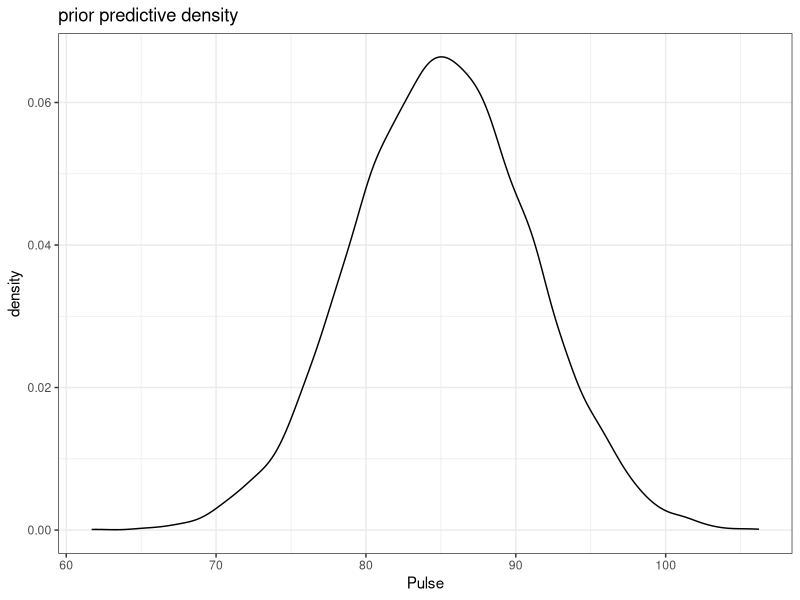
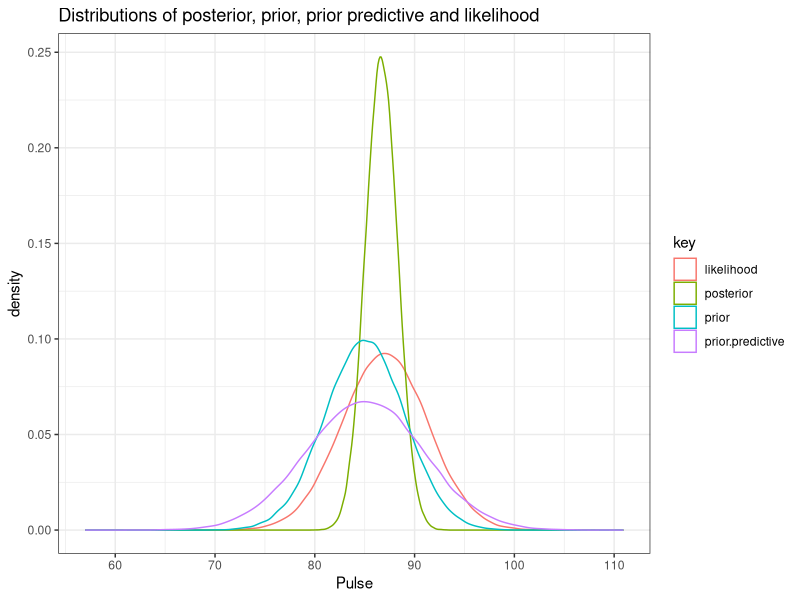
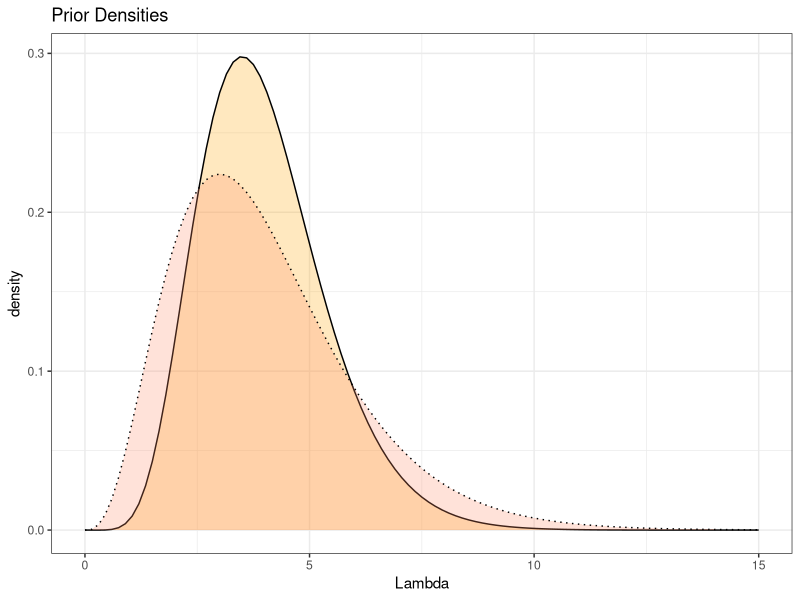
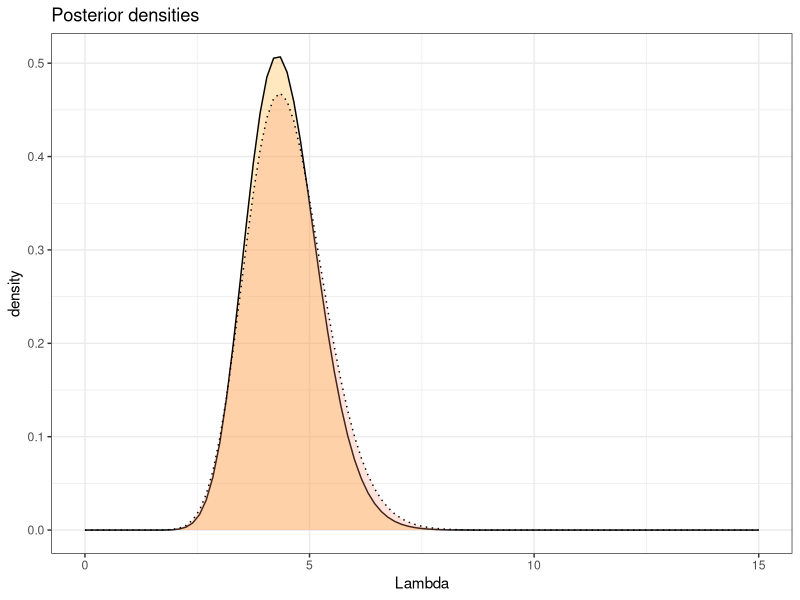
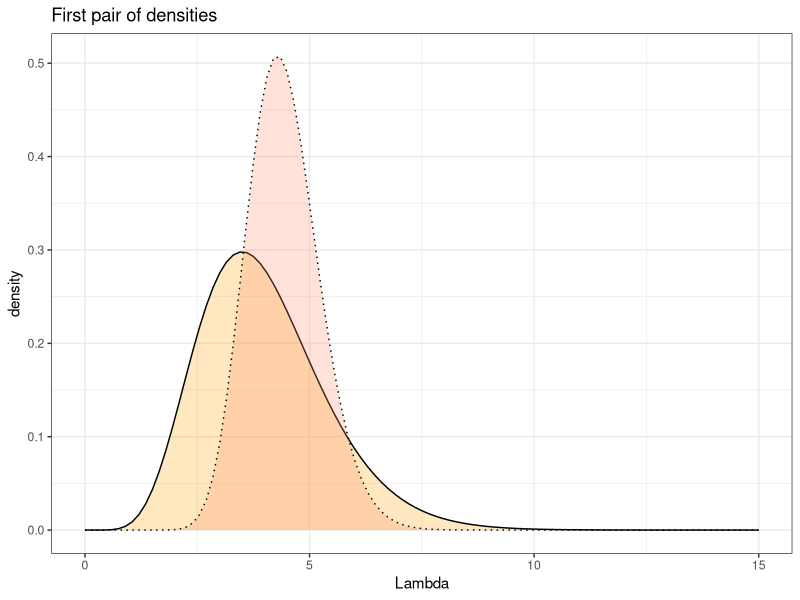
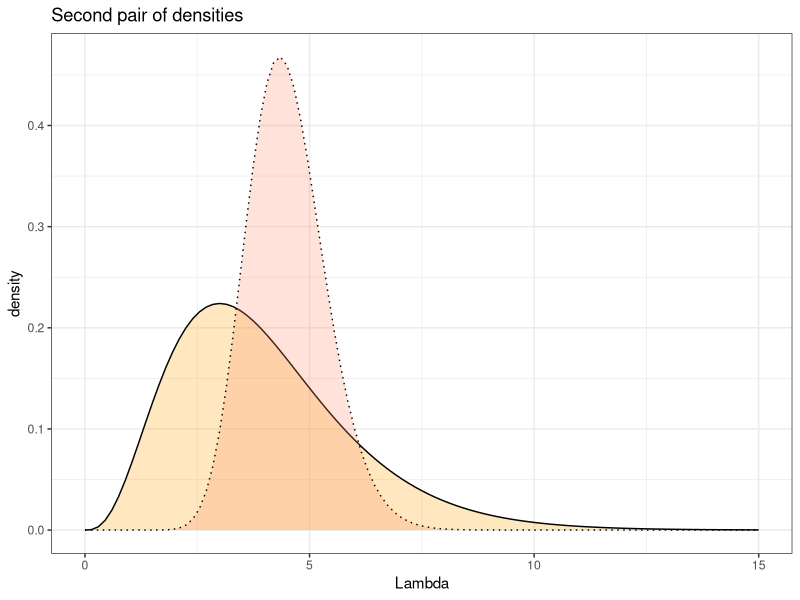

Write the R code that produced these figures, in order.
## ---- chunk 1
knitr::opts_chunk$set(echo = TRUE)
## ---- chunk 2
# Set working directory
setwd("/Users/bruce/Documents/23winter/M234/234HW/HW1")
getwd()
## ---- chunk 3
library(ggplot2)
library(dplyr)
library(tidyr)
## ---- chunk 4
df <- data.frame(
  id = c(1,2,3,4,5,6),
  pulse = c(95,86,88,83,84,86)
  )
df
pulse_mean <- mean(df$pulse)
pulse_var <- var(df$pulse)
print(c(pulse_mean,pulse_var))
## ---- chunk 5
pluse_sd <- sqrt(pulse_var)
n <- nrow(df)
mu_0 <- 85 
tau <- 4
mu_bar <- (n / pulse_var) / ( n / pulse_var + 1 / (tau**2) ) * pulse_mean + (1 / (tau**2) ) / ( n / pulse_var + 1 / (tau**2) ) * mu_0
V <- (((tau**2) * pulse_var) / n)/ ((tau**2)+(pulse_var/n))
posterior_sd <- sqrt(V)
list_post <- c(mu_bar,V,posterior_sd)
lapply(list_post,round,3) 
## ---- chunk 6
set.seed(1997)
prior_dist <- data.frame(Pulse =rnorm(10000, mean = mu_0, sd = sqrt(pulse_var+tau**2)))
head(prior_dist)
ggplot(prior_dist, aes(x=Pulse)) + 
  geom_density(alpha = 0.4) + labs(title="prior predictive density") +theme_bw()
## ---- chunk 7
df_posterior <- data.frame(posterior = c(mu_bar,V,posterior_sd))
df_prior <- data.frame(prior = c(mu_0,tau**2,tau))
df_priorpred <- data.frame(priorpredictive = c(mu_0,pulse_var+tau**2,sqrt(pulse_var+tau**2)))
df_likelihood <- data.frame(likelihood = c(pulse_mean,pulse_var,sqrt(pulse_var)))
df_table = cbind(df_posterior,df_prior,df_priorpred,df_likelihood)
rownames(df_table) <- c("Mean","Variance","Std. Deviation")
knitr::kable(df_table, 
             caption = "Table of means, sds and vars for posterior, prior, prior predictive and likelihood", 
             digits = 3,
             align = "cccc",
             col.names = c("posterior","prior","prior predictive", "likelihood"))
## ---- chunk 8
set.seed(1997)
posterior_dist <- data.frame(posterior = rnorm(100000, mu_bar, posterior_sd))
prior_dist <- data.frame(prior = rnorm(100000, mu_0, tau))
predictive_dist <- data.frame(prior.predictive = rnorm(100000, mu_0, sqrt(pulse_var+tau**2)))
likelihood_dist <- data.frame(likelihood = rnorm(100000, pulse_mean, sqrt(pulse_var)))
combine_dist <- cbind(posterior_dist, prior_dist, predictive_dist, likelihood_dist)
plot_dist <- gather(combine_dist)
head(plot_dist)
ggplot(plot_dist, aes(x = value,col = key)) +
  geom_density(alpha = 0.4) +
  labs(title = "Distributions of posterior, prior, prior predictive and likelihood",
       x = "Pulse")  + theme_bw()
## ---- chunk 9
q2data <- data.frame(
  minute = c(1,2,3,4,5),
  customer = c(3,5,6,2,7)
  )
knitr::kable(q2data,
             caption = "number of customers entering Shake Shack in a 5 minute period",
             col.names = c("Minute","Number of customers"),
             align = "cc")
## ---- chunk 10
a1 = 8
b1 = 2
a_post1 = a1 + sum(q2data$customer) 
b_post1 = b1 + length(q2data$customer)
c(a_post1,b_post1)
## ---- chunk 11
a2 = 4
b2 = 1
a_post2 = a2 + sum(q2data$customer) 
b_post2 = b2 + length(q2data$customer)
c(a_post2,b_post2)
## ---- chunk 12
mean_post1 = a_post1 / b_post1
sd_post1 = sqrt(a_post1 / (b_post1)^2)
mean_post2 = a_post2 / b_post2
sd_post2 = sqrt(a_post2 / (b_post2)^2)
sum_post = data.frame(Mean = c(mean_post1,mean_post2),
                      sd = c(sd_post1,sd_post2),
                      row.names = c("posterior1","posterior2"))
knitr::kable(sum_post,
             caption = " posterior mean and sd for the two posteriors",
             align = "cc",
             col.names = c("Mean","Std. Deviation"),
             digits = 3)
## ---- chunk 13
x_lower_g <- 0
x_upper_g <- 15
#Plot prior
ggplot(data.frame(x = c(x_lower_g , x_upper_g)), aes(x = x)) +
  xlim(c(x_lower_g , x_upper_g)) +
  stat_function(
    fun = dgamma,
    args = list(shape = a1, rate = b1),
    geom = "area",
    fill = "orange",
    alpha = 0.25
  ) +
  stat_function(fun = dgamma, args = list (shape = a1, rate = b1))  +
  stat_function(
    fun = dgamma,
    args = list(shape = a2, rate = b2),
    geom = "area",
    fill = "salmon1",
    alpha = 0.25
  ) +
  stat_function(fun = dgamma, args = list (shape = a2, rate = b2),linetype = 3) +
  labs(title = "Prior Densities", x = "Lambda", y = "density") + theme_bw()


# Plot posterior
ggplot(data.frame(x = c(x_lower_g , x_upper_g)), aes(x = x)) +
  xlim(c(x_lower_g , x_upper_g)) +
  stat_function(
    fun = dgamma,
    args = list(shape = a_post1, rate = b_post1),
    geom = "area",
    fill = "orange",
    alpha = 0.25
  ) +
  stat_function(fun = dgamma, args = list (shape = a_post1, rate = b_post1))  +
  stat_function(
    fun = dgamma,
    args = list(shape = a_post2, rate = b_post2),
    geom = "area",
    fill = "salmon1",
    alpha = 0.25
  ) +
  stat_function(fun = dgamma, args = list(shape = a_post2, rate = b_post2), linetype = 3) +
  labs(title = "Posterior densities", x = "Lambda", y = "density") + theme_bw()
## ---- chunk 14
x_lower_g <- 0
x_upper_g <- 15

ggplot(data.frame(x = c(x_lower_g , x_upper_g)), aes(x = x)) +
  xlim(c(x_lower_g , x_upper_g)) +
  stat_function(
    fun = dgamma,
    args = list(shape = a1, rate = b1),
    geom = "area",
    fill = "orange",
    alpha = 0.25
  ) +
  stat_function(fun = dgamma, args = list (shape = a1, rate = b1))  +
  stat_function(
    fun = dgamma,
    args = list(shape = a_post1, rate = b_post1),
    geom = "area",
    fill = "salmon1",
    alpha = 0.25
  ) +
  stat_function(fun = dgamma, args = list (shape = a_post1, rate = b_post1),linetype = 3) +
  labs(title = "First pair of densities", x = "Lambda", y = "density") + theme_bw()

ggplot(data.frame(x = c(x_lower_g , x_upper_g)), aes(x = x)) +
  xlim(c(x_lower_g , x_upper_g)) +
  stat_function(
    fun = dgamma,
    args = list(shape = a2, rate = b2),
    geom = "area",
    fill = "orange",
    alpha = 0.25
  ) +
  stat_function(fun = dgamma, args = list (shape = a2, rate = b2))  +
  stat_function(
    fun = dgamma,
    args = list(shape = a_post2, rate = b_post2),
    geom = "area",
    fill = "salmon1",
    alpha = 0.25
  ) +
  stat_function(fun = dgamma, args = list(shape = a_post2, rate = b_post2), linetype = 3) +
  labs(title = "Second pair of densities", x = "Lambda", y = "density") + theme_bw()
